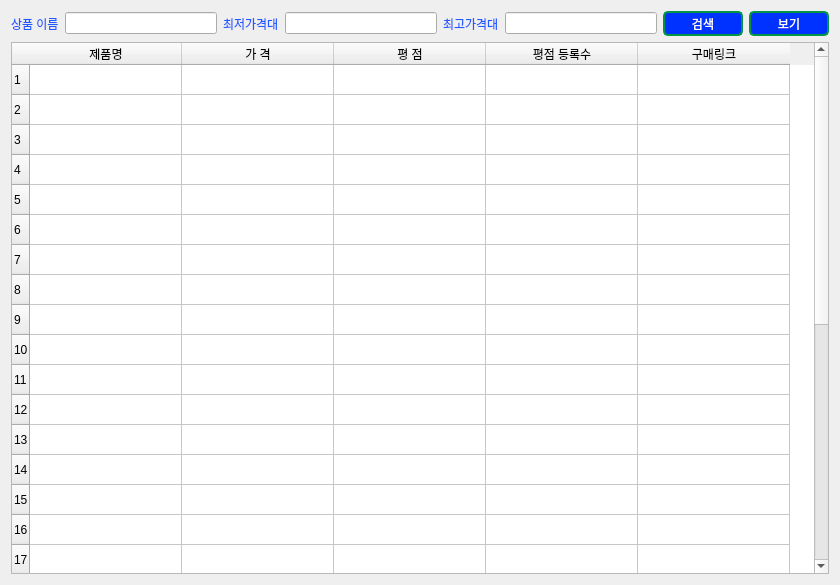
<?xml version="1.0" encoding="UTF-8"?>
<ui version="4.0">
 <class>Dialog</class>
 <widget class="QDialog" name="Dialog">
  <property name="geometry">
   <rect>
    <x>0</x>
    <y>0</y>
    <width>840</width>
    <height>585</height>
   </rect>
  </property>
  <property name="minimumSize">
   <size>
    <width>840</width>
    <height>585</height>
   </size>
  </property>
  <property name="windowTitle">
   <string>제품검색 - AI04B</string>
  </property>
  <property name="windowIcon">
   <iconset>
    <normaloff>아이콘2.png</normaloff>아이콘2.png</iconset>
  </property>
  <property name="styleSheet">
   <string notr="true">QPushButton{
	color: rgb(0, 255, 255);
	background-color:  rgb(0, 135, 255);
	border: 2px solid rgb(0, 204, 100);
	border-radius: 5px;
}
QPushButton:pressed { background-color:rgb(35, 200, 100) }


#Dialog{
	background:url(&quot;./배경11.png&quot;)

}
QLabel{
	color: rgb(30, 90, 255);
}</string>
  </property>
  <layout class="QGridLayout" name="gridLayout">
   <item row="0" column="0">
    <widget class="QLabel" name="label">
     <property name="styleSheet">
      <string notr="true">#Label{
	color : rgb(255,255,255)
}</string>
     </property>
     <property name="text">
      <string>상품 이름</string>
     </property>
    </widget>
   </item>
   <item row="0" column="1">
    <widget class="QLineEdit" name="lineEdit">
     <property name="toolTip">
      <string>상품이름 입력</string>
     </property>
    </widget>
   </item>
   <item row="0" column="2">
    <widget class="QLabel" name="label_2">
     <property name="text">
      <string>최저가격대</string>
     </property>
    </widget>
   </item>
   <item row="0" column="3">
    <widget class="QLineEdit" name="lineEdit_2"/>
   </item>
   <item row="0" column="4">
    <widget class="QLabel" name="label_3">
     <property name="text">
      <string>최고가격대</string>
     </property>
    </widget>
   </item>
   <item row="0" column="5">
    <widget class="QLineEdit" name="lineEdit_3"/>
   </item>
   <item row="0" column="6">
    <widget class="QPushButton" name="pushButton">
     <property name="sizePolicy">
      <sizepolicy hsizetype="Minimum" vsizetype="Fixed">
       <horstretch>0</horstretch>
       <verstretch>0</verstretch>
      </sizepolicy>
     </property>
     <property name="minimumSize">
      <size>
       <width>80</width>
       <height>25</height>
      </size>
     </property>
     <property name="styleSheet">
      <string notr="true">QPushButton{
	color: white;
	background-color:  rgb(0, 50, 255);
	border: 2px solid rgb(0, 150, 70);
	border-radius: 5px;
}</string>
     </property>
     <property name="text">
      <string>검색</string>
     </property>
    </widget>
   </item>
   <item row="0" column="7">
    <widget class="QPushButton" name="pushButton_2">
     <property name="minimumSize">
      <size>
       <width>80</width>
       <height>25</height>
      </size>
     </property>
     <property name="styleSheet">
      <string notr="true">QPushButton{
	color: white;
	background-color:  rgb(0, 50, 255);
	border: 2px solid rgb(0, 150, 70);
	border-radius: 5px;
}</string>
     </property>
     <property name="text">
      <string>보기</string>
     </property>
    </widget>
   </item>
   <item row="1" column="0" colspan="8">
    <widget class="QTableWidget" name="tableWidget">
     <property name="rowCount">
      <number>30</number>
     </property>
     <property name="columnCount">
      <number>5</number>
     </property>
     <attribute name="horizontalHeaderDefaultSectionSize">
      <number>152</number>
     </attribute>
     <attribute name="horizontalHeaderMinimumSectionSize">
      <number>40</number>
     </attribute>
     <attribute name="verticalHeaderDefaultSectionSize">
      <number>30</number>
     </attribute>
     <attribute name="verticalHeaderMinimumSectionSize">
      <number>16</number>
     </attribute>
     <row/>
     <row/>
     <row/>
     <row/>
     <row/>
     <row/>
     <row/>
     <row/>
     <row/>
     <row/>
     <row/>
     <row/>
     <row/>
     <row/>
     <row/>
     <row/>
     <row/>
     <row/>
     <row/>
     <row/>
     <row/>
     <row/>
     <row/>
     <row/>
     <row/>
     <row/>
     <row/>
     <row/>
     <row/>
     <row/>
     <column>
      <property name="text">
       <string>제품명</string>
      </property>
     </column>
     <column>
      <property name="text">
       <string>가 격</string>
      </property>
     </column>
     <column>
      <property name="text">
       <string>평 점</string>
      </property>
     </column>
     <column>
      <property name="text">
       <string>평점 등록수</string>
      </property>
     </column>
     <column>
      <property name="text">
       <string>구매링크</string>
      </property>
     </column>
    </widget>
   </item>
  </layout>
 </widget>
 <resources/>
 <connections/>
</ui>
